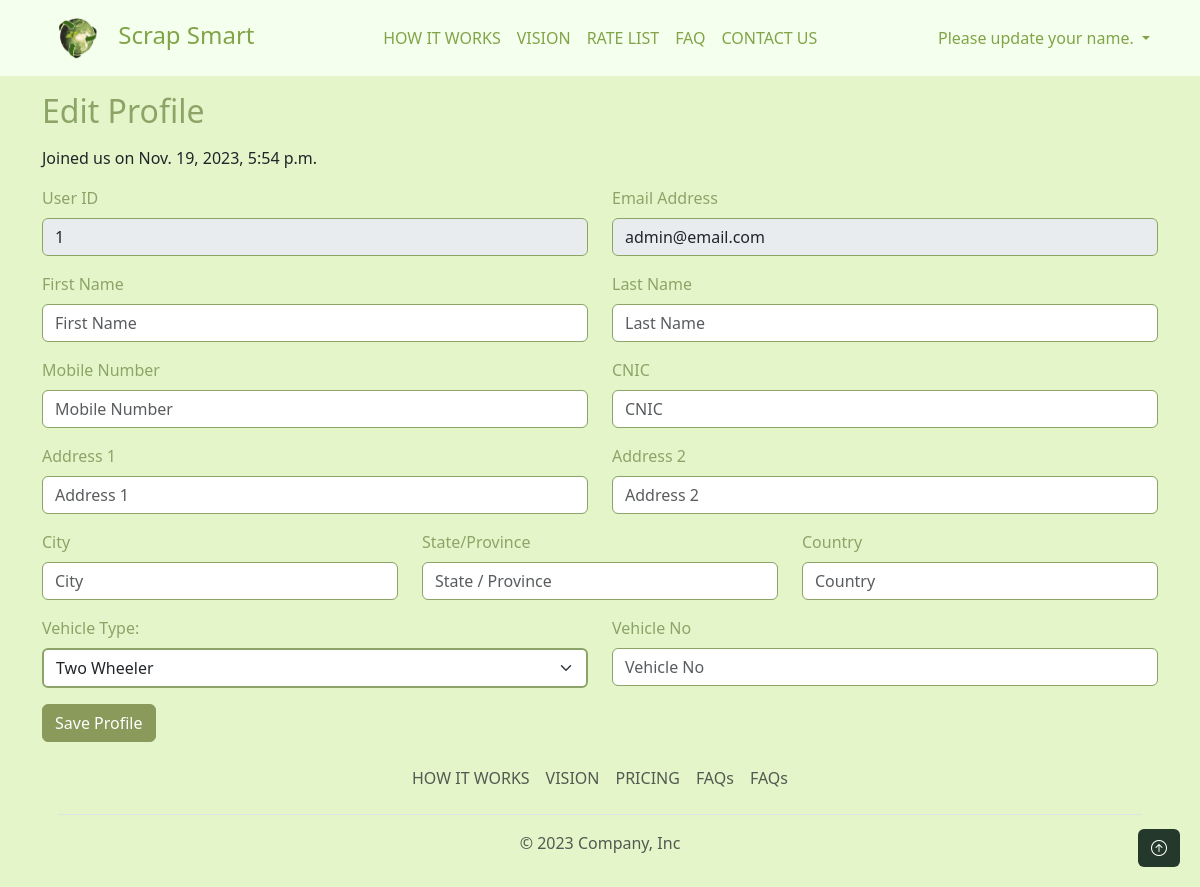
The page /employee/edit-profile/ (signed in) on the database as committed earlier.
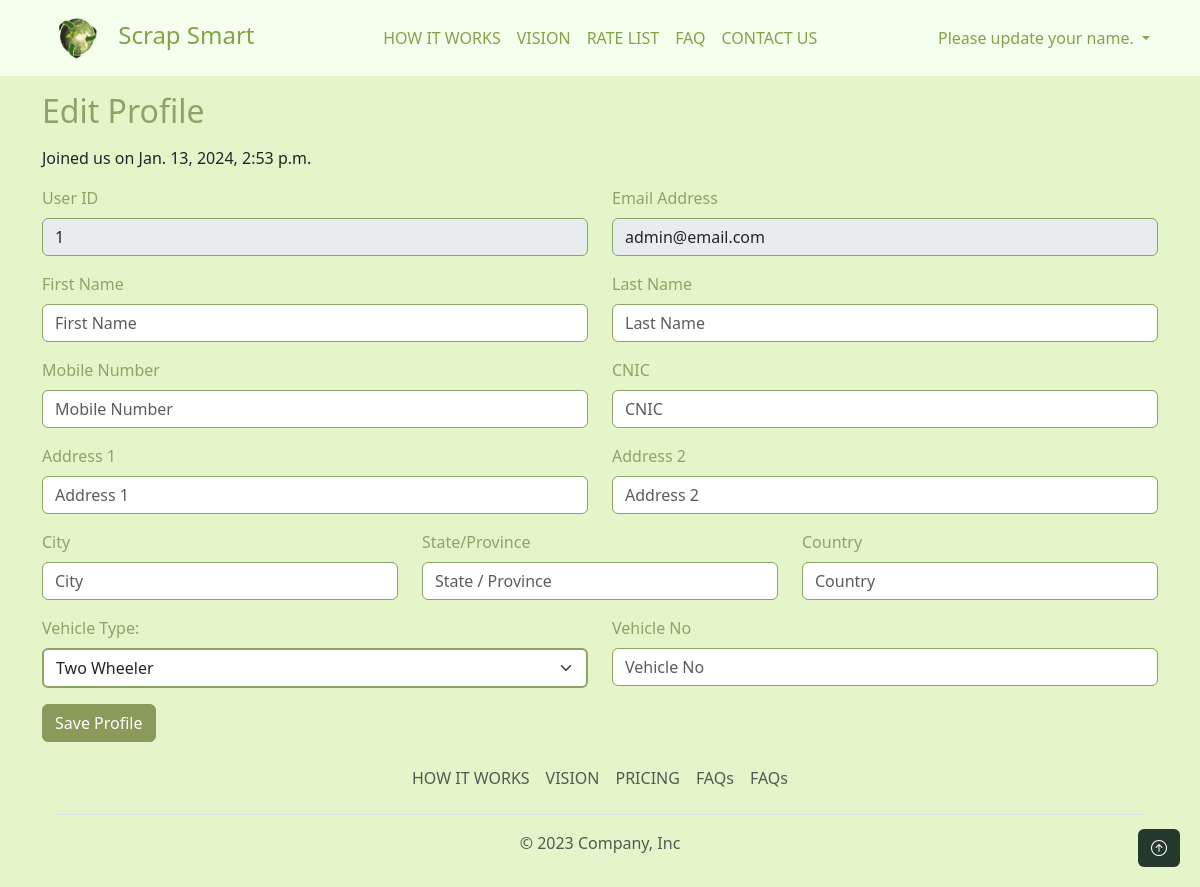
The same page on the database as committed later.
### users/models.py (models this page shows, shortened)
class User(AbstractUser):
    username = None
    email = models.EmailField(unique=True)
    user_type = models.CharField(max_length=10, choices=[(tag.name, tag.value) for tag in UserType], default=UserType.CUSTOMER.value)
    USERNAME_FIELD = 'email'
    REQUIRED_FIELDS = []
    objects = UserManager()
    def is_customer(self):
        return self.user_type == UserType.CUSTOMER.value

### employee/views.py (the view, shortened to what this page needs)
# urls.py: path("edit-profile/", views.employee_edit_profile, name="employee_edit_profile"),
def employee_edit_profile(request):
    context = {}
    personal_details = PersonalDetails.objects.filter(user=request.user).first()
    context.update({
        'personal_details': personal_details,
        'vehicle_types': [vehicle_type.value for vehicle_type in VehicleType],
    })
    return render(request, 'employee/edit_profile.html', context)

### employee/templates/employee/edit_profile.html (shortened to what the changed rows need)
{% extends "users/base.html" %}
{% load static %}
{% block content %}
<div class="container">
    <h2 class="my-3">Edit Profile</h2>
    <form method="POST" action="">
        <p class="text-dark">Joined us on {{request.user.date_joined}}</p>
        <div class="row">
            <div class="col-6">
                <div class="mb-3">
                    <label for="user_id" class="form-label">User ID</label>
                    <input type="text" class="form-control" id="user_id" placeholder="User ID" name="user_id" value="{{request.user.id}}" disabled>
                </div>
            </div>
            <div class="col-6">
                <div class="mb-3">
                    <label for="first_name" class="form-label">Email Address</label>
                    <input type="text" class="form-control" id="first_name" placeholder="Email Address" name="Email Address" value="{{request.user.email}}" disabled>
                </div>
            </div>
        </div>
        <div class="row">
            <div class="col-6">
            </div>
            <div class="col-6">
            </div>
        </div>
        <div class="row">
            <div class="col-6">
            </div>
            <div class="col-6">
            </div>
        </div>
        <div class="row">
            <div class="col-6">
            </div>
            <div class="col-6">
            </div>
        </div>
        <div class="row">
            <div class="col-4">
            </div>
            <div class="col-4">
            </div>
            <div class="col-4">
            </div>
        </div>
        <div class="row">
            <div class="col-6">
            </div>
            <div class="col-6">
            </div>
        </div>
        <button type="submit" class="btn btn-second">Save Profile</button>
    </form>
</div>
{% endblock content %}

Rows that differ between the two databases and show on the page:
changed User "admin@email.com": user.date_joined "Nov. 19, 2023, 5:54 p.m." → "Jan. 13, 2024, 2:53 p.m."
